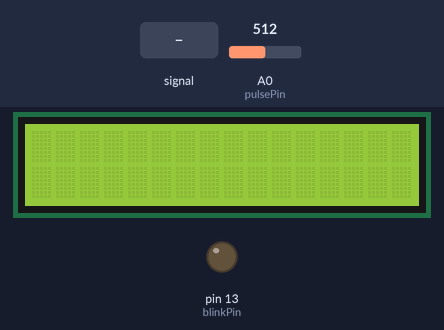
Simulated run of this sketch. Board: Arduino Uno, built with avr-gcc and run on an emulated ATmega328P. Parts: 16×2 character LCD, output pins drawn as LEDs (lit = HIGH). The inputs (shaded band) are chosen by the test bench; at power-on: A0 (pulsePin) = 512. What the sketch prints to the serial monitor is not drawn.

Above: at 1.3 s.
1.4 s: A0 (pulsePin) fed a 2 Hz sine of ±306 counts around its level
At 2.64 s:
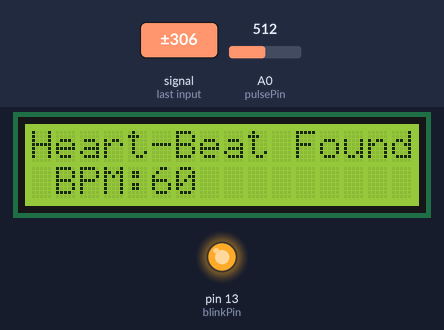
4.2 s: A0 (pulsePin) fed a 200 Hz sine of ±81 counts around its level
At 4.75 s:
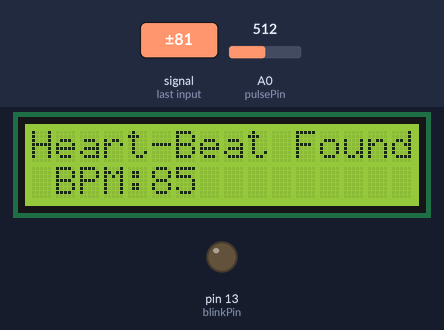
6.5 s: A0 (pulsePin) set to 513
At 9.3 s:
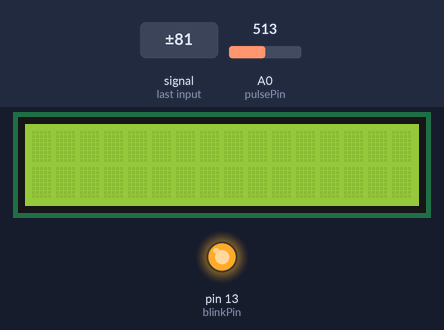
9.5 s: A0 (pulsePin) set to 306
At 10.2 s:
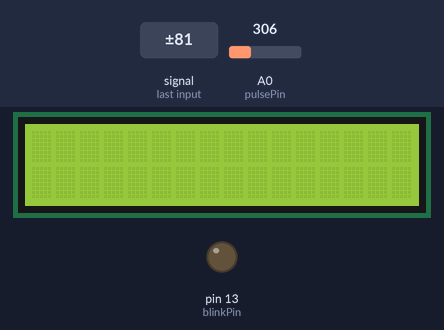
11.0 s: A0 (pulsePin) set to 400
12.5 s: A0 (pulsePin) set to 426
Timing chart, 0 to 15.0 s (numbered marks = the images above; inputs shaded):
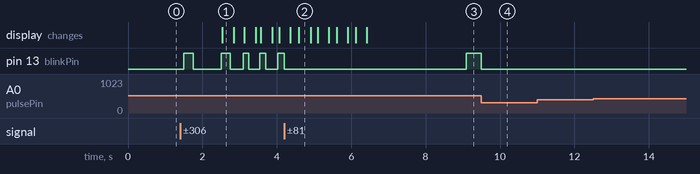

The sketch:

Pulse_Sensor.ino
```cpp
#include <Wire.h>
#include <LiquidCrystal_I2C.h>

LiquidCrystal_I2C lcd(0x27, 16, 2); // I2C address and LCD dimensions
int pulsePin = A0; // Pulse Sensor connected to analog pin A0
int blinkPin = 13; // LED pin to blink at each beat

// Volatile Variables, used in the interrupt service routine!
volatile int BPM; // Holds raw Analog in 0, updated every 2mS
volatile int Signal; // Holds the incoming raw data
volatile int IBI = 600; // Time interval between beats, must be seeded
volatile boolean Pulse = false; // True when User's live heartbeat is detected, false when not a "live beat"
volatile boolean QS = false; // Becomes true when Arduino finds a beat
static boolean serialVisual = true; // Set to 'false' by Default, re-set to 'true' to see Arduino Serial Monitor ASCII Visual Pulse
volatile int rate[10]; // Array to hold last ten IBI values
volatile unsigned long sampleCounter = 0; // Used to determine pulse timing
volatile unsigned long lastBeatTime = 0; // Used to find IBI
volatile int P = 512; // Used to find peak in pulse wave, seeded
volatile int T = 512; // Used to find trough in pulse wave, seeded
volatile int thresh = 525; // Used to find instant moment of heart beat, seeded
volatile int amp = 100; // Used to hold amplitude of pulse waveform, seeded
volatile boolean firstBeat = true; // Used to seed rate array for reasonable BPM startup
volatile boolean secondBeat = false; // Used to seed rate array for reasonable BPM startup

void setup() {
  pinMode(blinkPin, OUTPUT); // Pin for heartbeat LED
  Serial.begin(115200); // Serial communication setup
  interruptSetup(); // Sets up to read Pulse Sensor signal every 2mS
  lcd.init(); // LCD initialization
  lcd.begin();
  lcd.backlight();
}

void loop() {
  serialOutput();
  if (QS == true) {
    serialOutputWhenBeatHappens();
    QS = false; // Reset the Quantified Self flag for next time
  }
  delay(20);
}

void interruptSetup() {
  TCCR2A = 0x02; // Disable PWM on digital pins 3 and 11, and go into CTC mode
  TCCR2B = 0x06; // Don't force compare, 256 prescaler
  OCR2A = 0X7C; // Set the top of the count to 124 for 500Hz sample rate
  TIMSK2 = 0x02; // Enable interrupt on match between Timer2 and OCR2A
  sei(); // Make sure global interrupts are enabled
}

void serialOutput() {
  if (serialVisual == true) {
    arduinoSerialMonitorVisual('-', Signal); // Serial Monitor Visualizer
  } else {
    sendDataToSerial('S', Signal); // Send data to serial function
  }
}

void serialOutputWhenBeatHappens() {
  if (serialVisual == true) {
    Serial.print(" Heart-Beat Found "); // Print heartbeat found
    Serial.print("BPM: ");
    Serial.println(BPM);
    lcd.print("Heart-Beat Found ");
    lcd.setCursor(1, 1);
    lcd.print("BPM: ");
    lcd.setCursor(5, 1);
    lcd.print(BPM);
    delay(300);
    lcd.clear();
  } else {
    sendDataToSerial('B', BPM); // Send heart rate with a 'B' prefix
    sendDataToSerial('Q', IBI); // Send time between beats with a 'Q' prefix
  }
}

void arduinoSerialMonitorVisual(char symbol, int data ) {
  const int sensorMin = 0; // Sensor minimum
  const int sensorMax = 1024; // Sensor maximum
  int sensorReading = data;
  int range = map(sensorReading, sensorMin, sensorMax, 0, 11);
}

void sendDataToSerial(char symbol, int data ) {
  Serial.print(symbol);
  Serial.println(data);
}

ISR(TIMER2_COMPA_vect) {
  cli(); // Disable interrupts
  Signal = analogRead(pulsePin); // Read the Pulse Sensor
  sampleCounter += 2; // Keep track of the time in mS
  int N = sampleCounter - lastBeatTime; // Monitor the time since the last beat to avoid noise

  if (Signal < thresh && N > (IBI / 5) * 3) {
    if (Signal < T) {
      T = Signal;
    }
  }

  if (Signal > thresh && Signal > P) {
    P = Signal;
  }

  if (N > 250) {
    if ((Signal > thresh) && (Pulse == false) && (N > (IBI / 5) * 3)) {
      Pulse = true;
      digitalWrite(blinkPin, HIGH);
      IBI = sampleCounter - lastBeatTime;
      lastBeatTime = sampleCounter;

      if (secondBeat) {
        secondBeat = false;
        for (int i = 0; i <= 9; i++) {
          rate[i] = IBI;
        }
      }

      if (firstBeat) {
        firstBeat = false;
        secondBeat = true;
        sei();
        return;
      }

      word runningTotal = 0;
      for (int i = 0; i <= 8; i++) {
        rate[i] = rate[i + 1];
        runningTotal += rate[i];
      }
      rate[9] = IBI;
      runningTotal += rate[9];
      runningTotal /= 10;
      BPM = 60000 / runningTotal;
      QS = true;
    }
  }

  if (Signal < thresh && Pulse == true) {
    digitalWrite(blinkPin, LOW);
    Pulse = false;
    amp = P - T;
    thresh = amp / 2 + T;
    P = thresh;
    T = thresh;
  }

  if (N > 2500) {
    thresh = 512;
    P = 512;
    T = 512;
    lastBeatTime = sampleCounter;
    firstBeat = true;
    secondBeat = false;
  }

  sei(); // Enable interrupts
}
```

Measured:
- the behaviour switches between 512 and 513 on A0 (pulsePin) (found by bisection; images 2 and 3)
- after the input at 1.4 s, pin 13 (blinkPin): LOW → HIGH after 0.10 s, → LOW 0.24 s later, → HIGH 0.75 s later, → LOW 0.25 s later, … (9 changes in this stretch); the display: changes after 1.1 s (image 1)
- after the input at 4.2 s, pin 13 (blinkPin): goes on until 4.2 s, then stays LOW
- after the input at 6.5 s, pin 13 (blinkPin): LOW → HIGH after 2.6 s
- after the input at 9.5 s, pin 13 (blinkPin): HIGH → LOW at once
- after the input at 11.0 s, every drawn part: stays the same
- after the input at 12.5 s, every drawn part: stays the same
